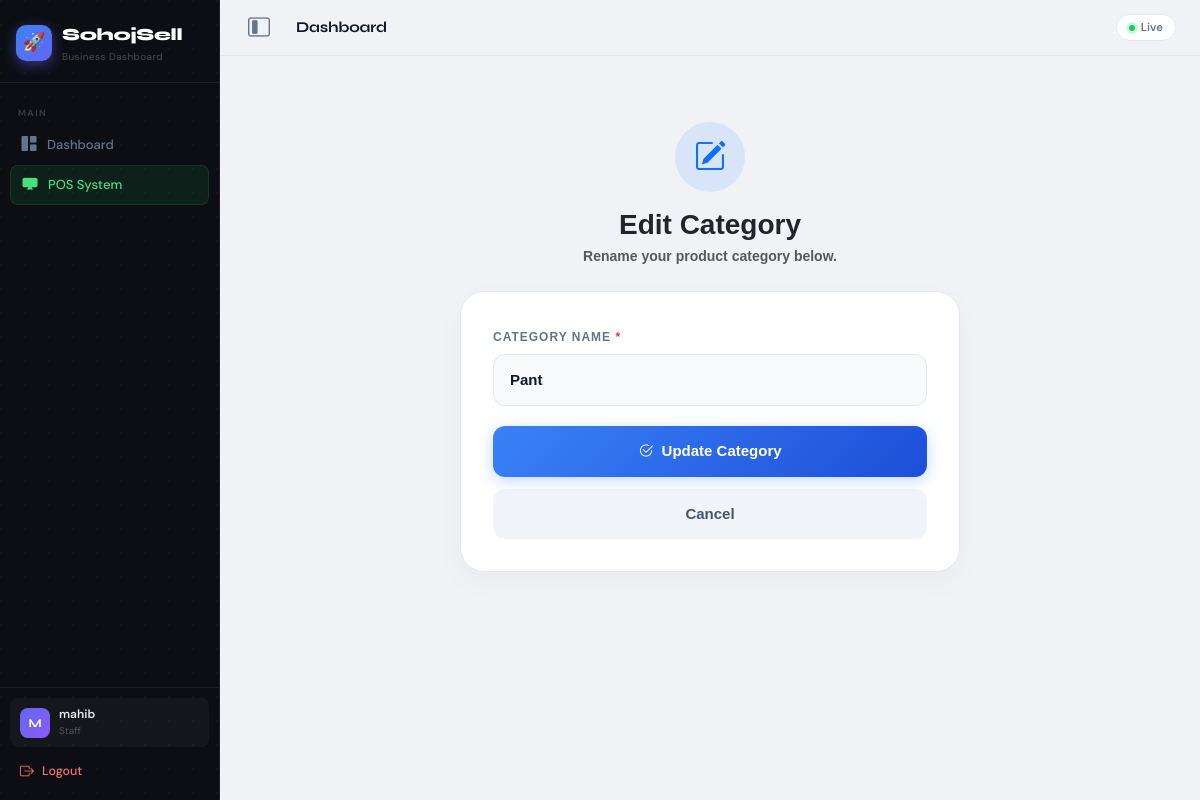
Screenshot of /category/edit/9/ (signed in) with the database file from the repository.
### accounts/models.py (models this page shows, shortened)
class User(AbstractBaseUser, PermissionsMixin):
    phone_number = models.CharField(max_length=15, unique=True, verbose_name='Phone Number')
    name = models.CharField(max_length=100, blank=True, null=True, verbose_name='Full Name')
    is_active = models.BooleanField(default=True)
    is_staff = models.BooleanField(default=False)
    date_joined = models.DateTimeField(auto_now_add=True)
    objects = UserManager()
    USERNAME_FIELD = 'phone_number'
    REQUIRED_FIELDS = []

### store/models.py (models this page shows, shortened)
class Category(models.Model):
    shop = models.ForeignKey(Shop, on_delete=models.CASCADE, related_name='categories')
    name = models.CharField(max_length=100)

### store/views.py (the view, shortened to what this page needs)
# urls.py: path('category/edit/<int:pk>/', views.edit_category, name='edit_category'),
@login_required(login_url='/accounts/login/')
def edit_category(request, pk):
    shop = request.user.shop
    category = get_object_or_404(Category, pk=pk, shop=shop)
    return render(request, 'store/edit_category.html', {'category': category})

### store/templates/store/edit_category.html (shortened to what this page needs)
{% extends 'store/base.html' %}
{% block content %}
<div class="form-wrapper">
    <div class="text-center mb-4">
        <div class="d-inline-flex align-items-center justify-content-center bg-primary bg-opacity-10 text-primary rounded-circle mb-3" style="width: 70px; height: 70px;">
            <i class="bi bi-pencil-square fs-2"></i>
        </div>
        <h3 class="fw-bold text-dark mb-1">Edit Category</h3>
        <p class="text-muted small fw-semibold">Rename your product category below.</p>
    </div>
    <div class="premium-card">
        <form method="POST">
            <div>
                <label class="form-label">Category Name <span class="text-danger">*</span></label>
                <input type="text" name="name" value="{{ category.name }}" class="premium-input" required autofocus>
            </div>
            <button type="submit" class="btn-save"><i class="bi bi-check2-circle me-1"></i> Update Category</button>
            <a href="{% url 'category_list' %}" class="btn-cancel">Cancel</a>
        </form>
    </div>
</div>
{% endblock %}

### store/templates/store/base.html (shortened to what this page needs)
<!DOCTYPE html>
<html lang="en">
<head>
    <link href="https://cdn.jsdelivr.net/npm/bootstrap@5.3.0/dist/css/bootstrap.min.css" rel="stylesheet">
    <link rel="stylesheet" href="https://cdn.jsdelivr.net/npm/bootstrap-icons@1.10.5/font/bootstrap-icons.css">
</head>
<body>
<div class="app-shell">
  <aside class="sidebar" id="sidebar">
    <div class="sb-logo">
      <div class="sb-logo-row">
        <div class="sb-logo-icon">🚀</div>
        <div>
          <div class="sb-logo-text">SohojSell</div>
          <div class="sb-logo-sub">Business Dashboard</div>
        </div>
      </div>
    </div>
    <nav class="sb-nav">
      {% if request.user.is_superuser %}
        <div class="sb-label">Master</div>
        <a href="{% url 'master_dashboard' %}" class="sb-link {% if '/saas-master/' in request.path %}active{% endif %}">
          <i class="bi bi-rocket-takeoff-fill"></i> <span class="sb-text-hide">Master HQ</span>
        </a>
        <a href="{% url 'manage_shops' %}" class="sb-link"><i class="bi bi-shop-window"></i> <span class="sb-text-hide">Manage Shops</span></a>
        <a href="{% url 'all_users' %}" class="sb-link"><i class="bi bi-people-fill"></i> <span class="sb-text-hide">All Users</span></a>
        <a href="{% url 'master_billing' %}" class="sb-link"><i class="bi bi-wallet2"></i> <span class="sb-text-hide">Packages & Billing</span></a>
        <a href="{% url 'master_settings' %}" class="sb-link"><i class="bi bi-chat-dots-fill"></i> <span class="sb-text-hide">Master Setting</span></a>
      {% else %}
        <div class="sb-label">Main</div>
        <a href="{% url 'dashboard' %}" class="sb-link {% if request.resolver_match.url_name == 'dashboard' %}active{% endif %}">
          <i class="bi bi-grid-1x2-fill"></i> <span class="sb-text-hide">Dashboard</span>
        </a>
        {% if not request.user.is_shop_staff or request.user.staff_profile.can_use_pos %}
        <a href="{% url 'pos' %}" class="sb-link pos {% if request.resolver_match.url_name == 'pos' %}active{% endif %}">
          <i class="bi bi-display-fill"></i> <span class="sb-text-hide">POS System</span>
        </a>
        {% endif %}
      {% endif %}
    </nav>
    <div class="sb-bottom">
      <div class="sb-user">
        <div class="sb-avatar">{{ request.user.name|default:"U"|first|upper }}</div>
        <div>
          <div class="sb-u-name">{{ request.user.name|default:request.user.phone_number }}</div>
          <div class="sb-u-role">
            {% if request.user.is_superuser %}Super Admin
            {% elif request.user.is_shop_staff %}Staff
            {% else %}Shop Owner{% endif %}
          </div>
        </div>
      </div>
      <a href="{% url 'logout' %}" class="sb-logout">
        <i class="bi bi-box-arrow-right"></i> <span class="sb-text-hide">Logout</span>
      </a>
    </div>
  </aside>
  <div class="main-area">
    <div class="topbar">
      <button class="desktop-toggle" onclick="toggleDesktopSidebar()" aria-label="Toggle Sidebar" title="Minimize Sidebar">
        <i class="bi bi-layout-sidebar-inset"></i>
      </button>
      <div class="topbar-title">{% block page_title %}Dashboard{% endblock %}</div>
      <div class="topbar-right">
        <div class="live-pill">
          <span class="live-dot"></span> Live
        </div>
      </div>
    </div>
    <div class="page-content">
      {% block content %}{% endblock %}
    </div>
  </div>
</div>
</body>
</html>

### store/templates/store/edit_category.html (style rules this page uses)
.form-wrapper { max-width: 500px; margin: 40px auto; font-family: 'Plus Jakarta Sans', sans-serif; }
.premium-card { background: #fff; border-radius: 24px; border: 1px solid #E2E8F0; padding: 32px; box-shadow: 0 10px 30px rgba(0,0,0,0.03); }
.form-label { font-size: 12px; font-weight: 800; color: #64748B; text-transform: uppercase; letter-spacing: 1px; margin-bottom: 8px; }
.premium-input { width: 100%; padding: 14px 16px; border: 1.5px solid #E2E8F0; border-radius: 12px; font-size: 15px; font-weight: 700; color: #0F172A; background: #F8FAFC; transition: 0.2s; outline: none; }
.btn-save { background: linear-gradient(135deg, #3B82F6, #1D4ED8); color: #fff; border: none; border-radius: 12px; padding: 14px; font-weight: 800; font-size: 15px; width: 100%; margin-top: 20px; transition: 0.2s; box-shadow: 0 4px 15px rgba(59,130,246,0.3); }
.btn-cancel { background: #F1F5F9; color: #475569; text-align: center; display: block; border-radius: 12px; padding: 14px; font-weight: 800; font-size: 15px; margin-top: 12px; text-decoration: none; transition: 0.2s; }

### rows the page displays
User: user.name|first "M", user.name "mahib"
Category: name "Pant"
